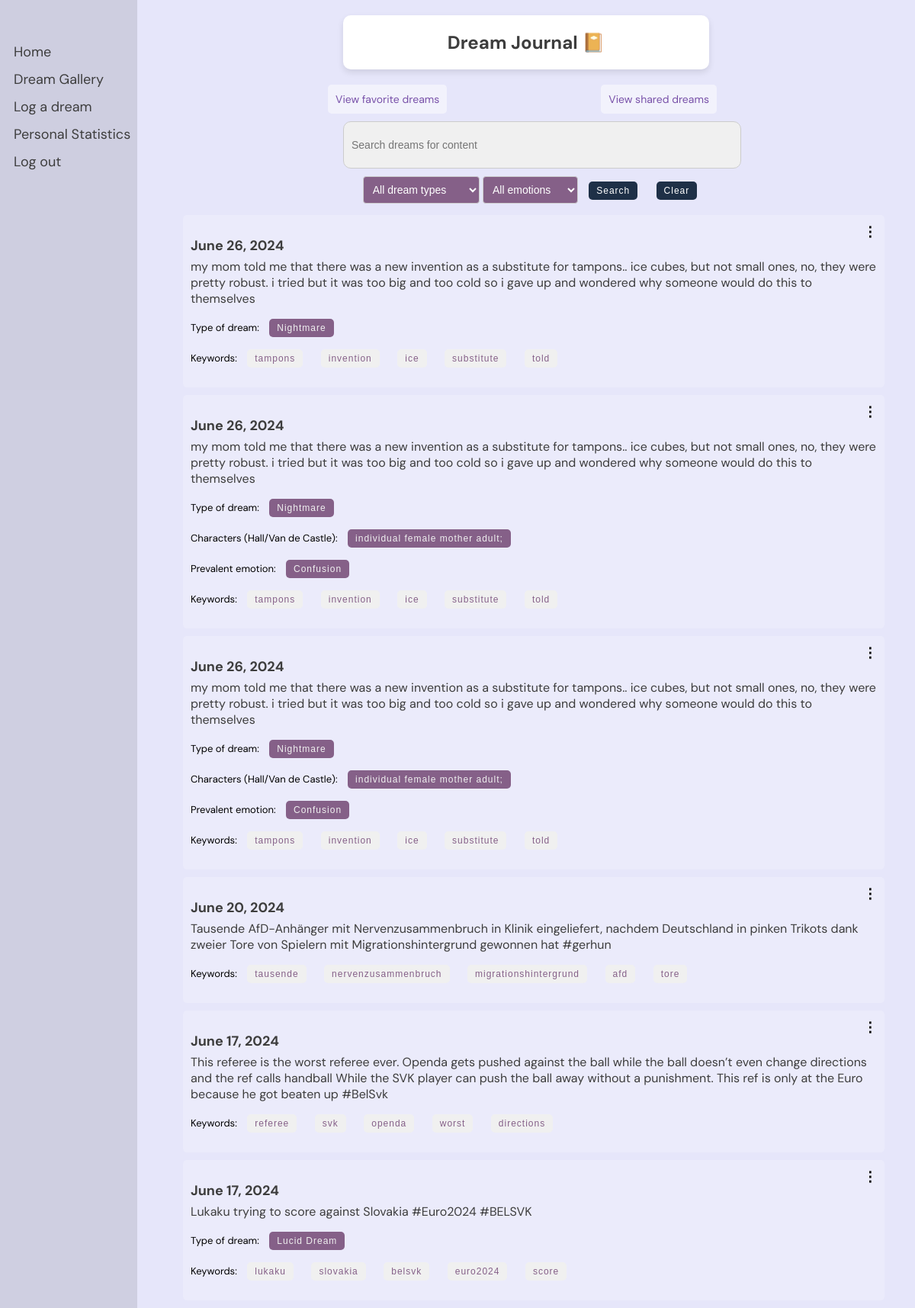
/dreams/journal/ (signed in), run on an earlier commit of the app's database.
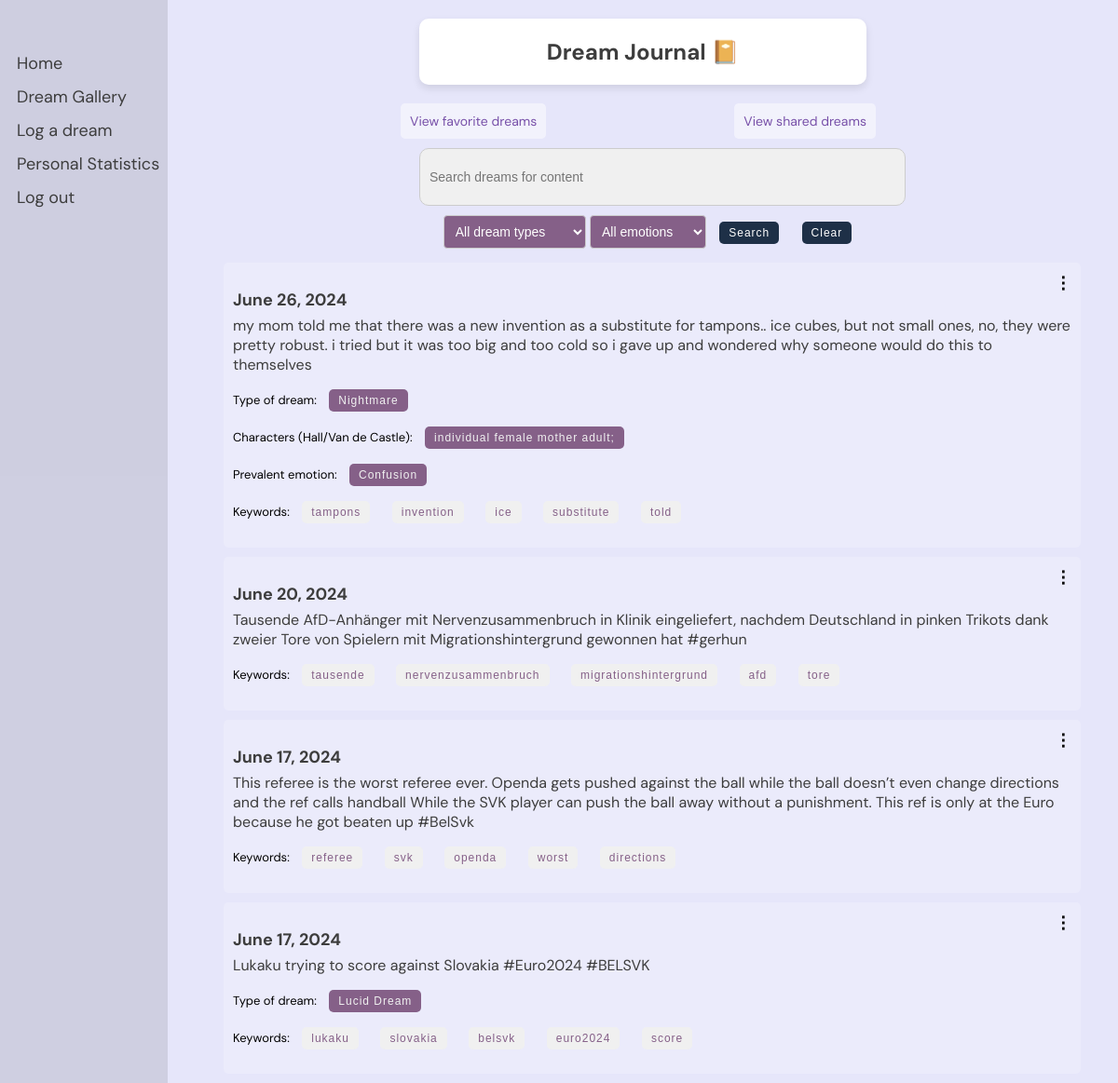
And on a later commit of the database.
### dreams/models.py (models this page shows, shortened)
class Dream(models.Model):
    classification_options = [
        ('0', 'Nightmare'),
        ('1', 'Mundane Dream'),
        ('2', 'Lucid Dream'),
        ('3', 'Existential Dream'),
        ('4', 'None'),
    ]
    user = models.ForeignKey(User, on_delete=models.CASCADE)
    date = models.DateField()
    content = models.TextField()
    shared = models.BooleanField(default=False)
    processed = models.BooleanField(default=False)
    is_favorite = models.BooleanField(default=False)
    keywords = models.JSONField(default=list, blank=True)
    classification = models.CharField(max_length=1, choices=classification_options, blank=True, null=True, default='4')
    persons = models.JSONField(default=list, blank=True)
    emotion = models.CharField(max_length=20, blank=True)
    def classification_string(self):
        return dict(self.classification_options).get(self.classification, "No classification")

### dreams/views.py (the view)
# urls.py: path('journal/', views.dream_journal, name='dream_journal'),
@login_required
def dream_journal(request):
    query = request.GET.get('q', '')
    class_query = request.GET.get('classification', '')
    emotion_query = request.GET.get('emotion', '')
    dreams = Dream.objects.filter(user=request.user)
    keyword_query = request.GET.get('keyword', '')
    if query:
        dreams = dreams.filter(content__icontains=query)
    if class_query:
        dreams = dreams.filter(classification=class_query)
    if emotion_query:
        dreams = dreams.filter(emotion=emotion_query)
    if keyword_query:
        dreams = dreams.filter(keywords__icontains=keyword_query)
    context = {
        'dreams': dreams,
        'query': query,
        'class_query': class_query,
        'emotion_query': emotion_query,
        'keyword_query': keyword_query,
    }
    return render(request, 'dreams/dream_journal.html', context)

### dreams/templatetags/highlight.py (called while the page is built)
@register.filter(name='highlight')
def highlight(text, search):
    pattern = re.compile(re.escape(search), re.IGNORECASE)
    highlighted_text = pattern.sub(f'<span class="highlight">{search}</span>', text)
    return highlighted_text

### dreams/templates/dreams/dream_journal.html (shortened to what this page needs)
{% load static %}
{% load highlight %}
<!DOCTYPE html>
<html>
<head>
    <link rel="stylesheet" type="text/css" href="{% static 'css/styles.css' %}">
</head>
<body>
    <div class="header">
        <h2>Dream Journal 📔</h2>
    </div>
    <div class="sidenav">
        <a href="/">Home</a>
        <a href="{% url 'dreams:gallery' %}">Dream Gallery</a>
        <a href="{% url 'dreams:log_dream' %}">Log a dream</a>
        <a href="{% url 'dreams:personal_statistics' %}">Personal Statistics</a>
        <a href="{% url 'logout' %}">Log out</a>
    </div>
    <div class="button-container">
        <div>
            {% if is_favorite_view %}
            <a href="{% url 'dreams:dream_journal' %}" class="button">View all dreams</a>
            {% else %}
            <a href="{% url 'dreams:view_favorite' %}" class="button">View favorite dreams</a>
            {% endif %}
        </div>
        <div>
            {% if is_shared_view %}
            <a href="{% url 'dreams:dream_journal' %}" class="button">View all dreams</a>
            {% else %}
            <a href="{% url 'dreams:view_own_shared' %}" class="button">View shared dreams</a>
            {% endif %}
        </div>
    </div>
   <div class="container">
        <form class="search-form" method="get" action="{% url 'dreams:dream_journal' %}">
            <input id="searchInput" type="text" name="q" placeholder="Search dreams for content" value="{{ query }}">
            <select id="classification" name="classification">
                <option value="">All dream types</option>
            </select>
            <select id="emotion" name="emotion">
                <option value="">All emotions</option>
            </select>
            <button type="submit">Search</button>
            <button type="button" onclick="clearSearch()">Clear</button>
           </form>
    </div>
    <div class="dreams">
        {% if dreams %}
        {% for dream in dreams|dictsortreversed:"date" %}
        {% if not query or query|lower in dream.content|lower %}
        <div class="dream">
            <h3 class="dream-date">{{ dream.date }}</h3>
            <p class="dream-content">
                {% autoescape off %}
                {{ dream.content|safe|highlight:query }}
                {% endautoescape %}
            </p>
            <p class="class-form">
                {% if dream.classification %}
                Type of dream:
                <form class="class-form" method="get" action="{% url 'dreams:dream_journal' %}">
                    <button type="submit">{{ dream.classification_string}}</button>
                </form>
                {% endif %}
            </p>
            <p class="class-form">
                {%if dream.persons%}
                Characters (Hall/Van de Castle):
                {% for person in dream.persons %}
                    <form class="class-form" method="get" action="{% url 'dreams:dream_journal' %}">
                        <button type="submit">{{ person }}</button>
                    </form>
                {% endfor %}
                {% endif %}
            </p>
            <p class="class-form">
                {%if dream.emotion%}
                Prevalent emotion:
                    <form class="class-form" method="get" action="{% url 'dreams:dream_journal' %}">
                    <button type="submit">{{ dream.emotion }}</button>
                </form>
                {%endif%}
            </p>
            <p class="keyword-form">
                Keywords:
                {% for keyword in dream.keywords %}
                <form class="keyword-form" method="get" action="{% url 'dreams:dream_journal' %}">
                    <button type="submit">{{ keyword }}</button>
                </form>
                {% endfor %}
            </p>
            <div class="menu">
                <span class="icon">⋮</span>
            </div>
        </div>
        {% endif %}
        {% endfor %}
        {% else %}
        <p>No dreams found.</p>
        {% endif %}
    </div>
</body>
</html>

### static/css/styles.css (style rules this page uses)
body { font-family: 'DM Sans', -apple-system, BlinkMacSystemFont, "Segoe UI", Roboto, Oxygen-Sans, Ubuntu, Cantarell, "Helvetica Neue", sans-serif; margin: 0; padding: 0; background-color: #E6E6FA; }
button, .button { padding: 15px 30px; font-size: 1.2vw; margin: 0 10px; border-radius: 25px; color: #7851a9; border: 2px solid #7851a9; background-color: transparent; letter-spacing: 1px; text-align: center; text-decoration: none; font-family: 'Poppins', sans-serif; display: inline-block; cursor: pointer; border: none; transition: background-color 0.3s, transform 0.3s; }
.button { width: auto; }

### dreams/templates/dreams/dream_journal.html (style rules this page uses)
body, html { margin: 0; padding: 0; width: 100%; height: 100%; font-family: 'DM Sans', -apple-system, BlinkMacSystemFont, "Segoe UI", Roboto, Oxygen-Sans, Ubuntu, Cantarell, "Helvetica Neue", sans-serif; display: flex; flex-direction: column; justify-content: space-between; align-items: center; }
.header { background: #FFFFFF; color: #3D3D3D; border-radius: 10px; box-shadow: 0 4px 8px rgba(0, 0, 0, 0.1); width: 40%; text-align: center; margin-top: 20px; margin-left: 180px; z-index: 2; position: relative; }
.sidenav { height: 100%; width: 180px; position: fixed; z-index: 1; top: 0; left: 0; background-color: rgba(0,0,0,0.1); overflow-x: hidden; padding-top: 50px; }
.sidenav a { padding: 6px 8px 6px 18px; text-decoration: none; font-size: 18px; color: #3D3D3D; display: block; }
.container { display: flex; flex-direction: column; align-items: center; justify-content: flex-start; width: calc(100% - 200px); margin-left: 200px; margin-top: 30px; z-index: 1; max-width: 1200px; margin-left: 180px; margin: 0 auto; }
.search-form { text-align: center; width: 50%; margin-left: 200px; }
.search-form input[type="text"] { width: 100%; padding: 10px; font-size: 14px; border: 1px solid #ccc; border-radius: 10px; height: 40px; margin-bottom: 10px; background-color: #f0f0f0; }
.search-form button { padding: 5px 10px; font-size: 12px; cursor: pointer; background-color: #1e3047; color: white; border: none; border-radius: 5px; transition: background-color 0.3s; margin-bottom: 20px; }
.keyword-form { margin-bottom: 20px; text-align: center; width: 100%; font-size: 13px; display: inline; margin: 0 auto; }
.keyword-form button { padding: 5px 10px; font-size: 12px; cursor: pointer; background-color: #f0f0f0; color: #856088; border: none; border-radius: 5px; transition: background-color 0.3s; gap: 10px; }
.class-form { margin-bottom: 20px; margin-bottom: 20px; text-align: center; width: 100%; font-size: 13px; display: inline; margin: 0 auto; }
.class-form button { padding: 5px 10px; font-size: 12px; cursor: pointer; background-color: #856088; color: #f0f0f0; border: none; border-radius: 5px; transition: background-color 0.3s; gap: 10px; }
.dreams { width: 100%; max-width: 900px; margin-left: 180px; }
.dream { margin-bottom: 10px; padding: 10px; border-radius: 5px; background-color: rgba(255, 255, 255, 0.2); position: relative; width: 100%; }
.dream-date { font-size: 18px; font-weight: bold; margin-bottom: 5px; color: #3D3D3D; }
.dream-content { font-size: 16px; margin-top: 5px; color: #3D3D3D; }
.menu { position: absolute; top: 10px; right: 10px; cursor: pointer; user-select: none; }
.menu .icon { font-size: 18px; font-weight: bold; }
.button { padding: 10px; border: none; border-radius: 5px; background-color: rgba(255, 255, 255, 0.5); font-size: 14px; cursor: pointer; transition: background-color 0.3s; font-family: inherit; margin-left: 180px; letter-spacing: inherit; }
.button-container { display: flex; gap: 12px; margin-bottom: 10px; margin-top: 20px; }
#classification { padding: 8px; font-size: 14px; border: 1px solid #ccc; border-radius: 4px; background-color: #856088; color: white; cursor: pointer; }
#classification option { padding: 8px; font-size: 14px; background-color: #f0f0f0; color: #856088; }
#emotion option { padding: 8px; font-size: 14px; background-color: #f0f0f0; color: #856088; }
#emotion { padding: 8px; font-size: 14px; border: 1px solid #ccc; border-radius: 4px; background-color: #856088; color: white; cursor: pointer; }

What changed in the data, as far as the page shows it:
removed Dream: date "June 26, 2024", content|highlight "m y m o m t o l d m e t h a t t h e r e w a s a n e w i n v e n t i o n a s a s u b s t i t u t e f o r t a m p o n s . . i c e c u b e s , b u t n o t s m a l l o n e s , n o , t h e y w e r e p r e t t y r o b u s t . i t r i e d b u t i t w a s t o o b i g a n d t o o c o l d s o i g a v e u p a n d w o n d e r e d w h y s o m e o n e w o u l d d o t h i s t o t h e m s e l v e s", classification_string "Nightmare", keywords "tampons" "invention" "ice" "substitute" "told"
removed Dream: date "June 26, 2024", content|highlight "m y m o m t o l d m e t h a t t h e r e w a s a n e w i n v e n t i o n a s a s u b s t i t u t e f o r t a m p o n s . . i c e c u b e s , b u t n o t s m a l l o n e s , n o , t h e y w e r e p r e t t y r o b u s t . i t r i e d b u t i t w a s t o o b i g a n d t o o c o l d s o i g a v e u p a n d w o n d e r e d w h y s o m e o n e w o u l d d o t h i s t o t h e m s e l v e s", classification_string "Nightmare", persons "individual female mother adult;", emotion "Confusion", keywords "tampons" "invention" "ice" "substitute" "told"
